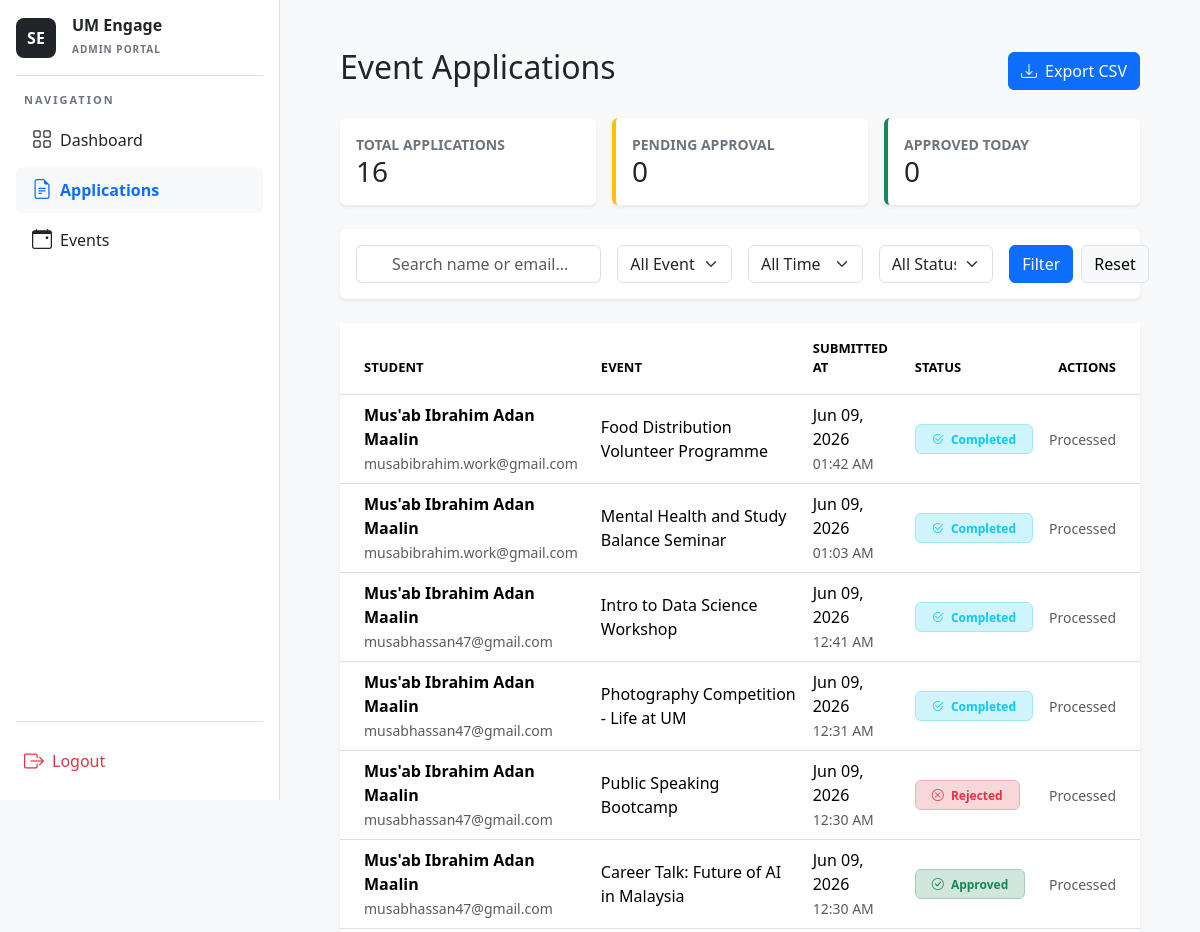
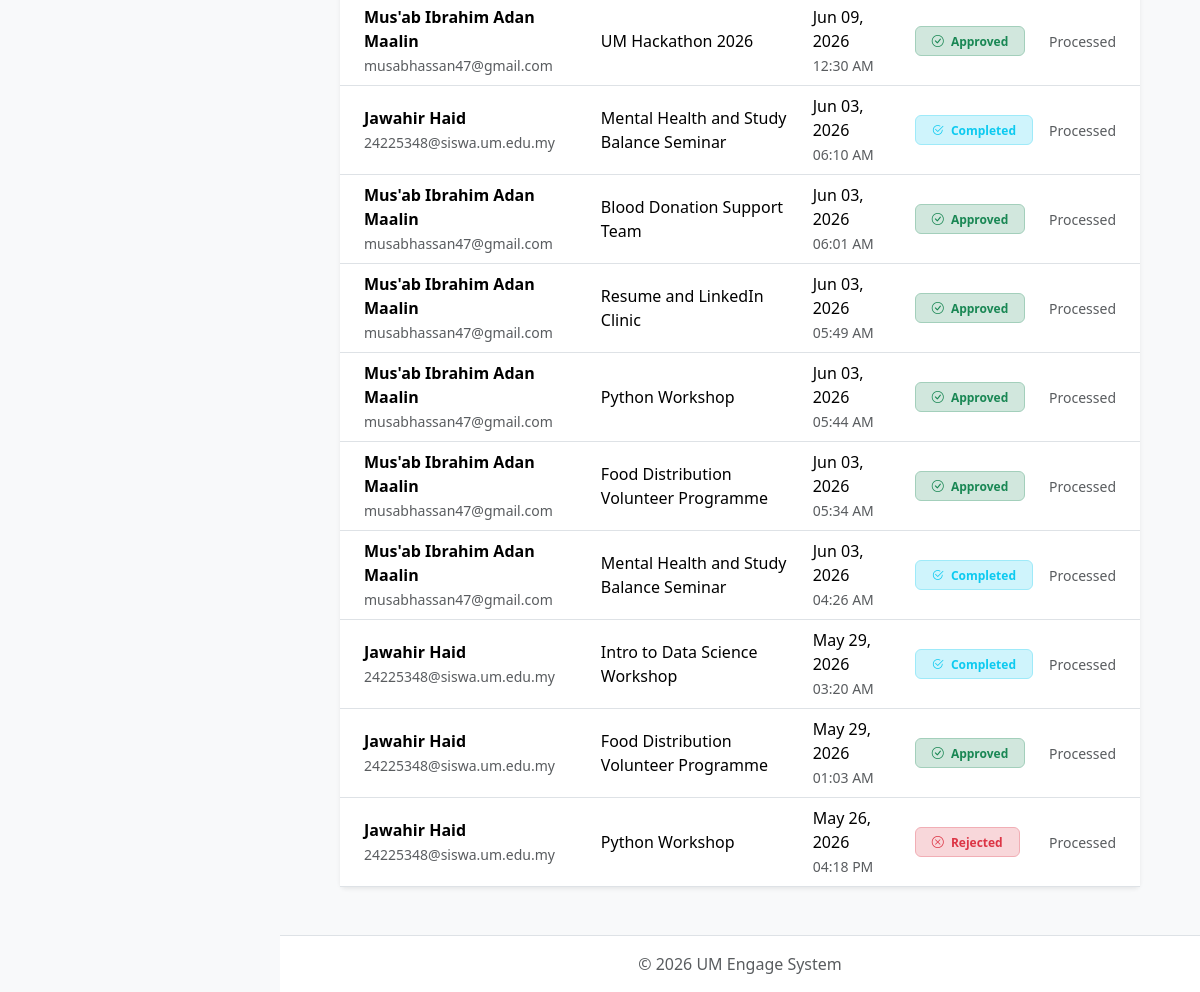
The page /admin-applications/ (signed in) on the database as committed earlier (2 pictures, top to bottom).
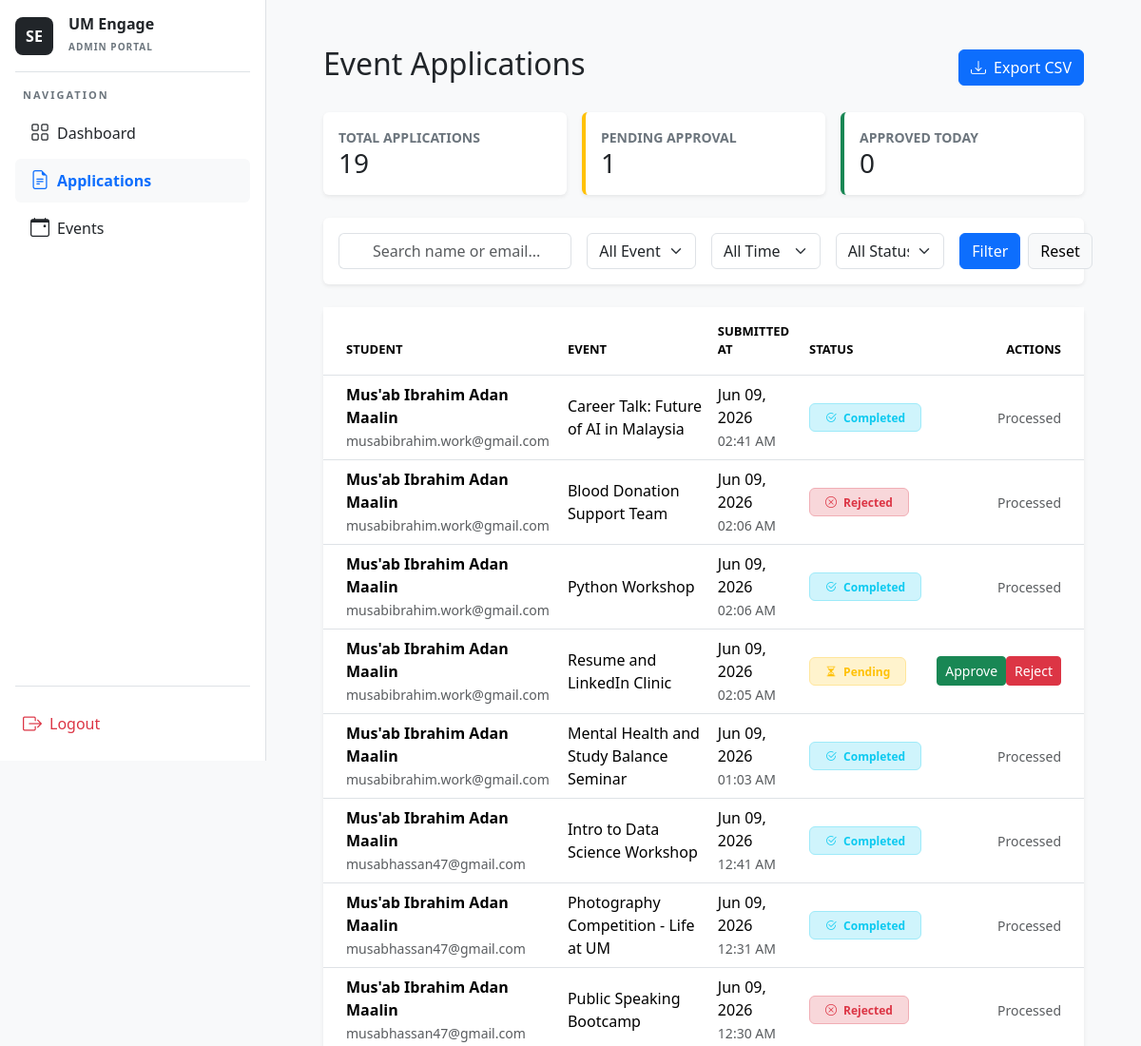
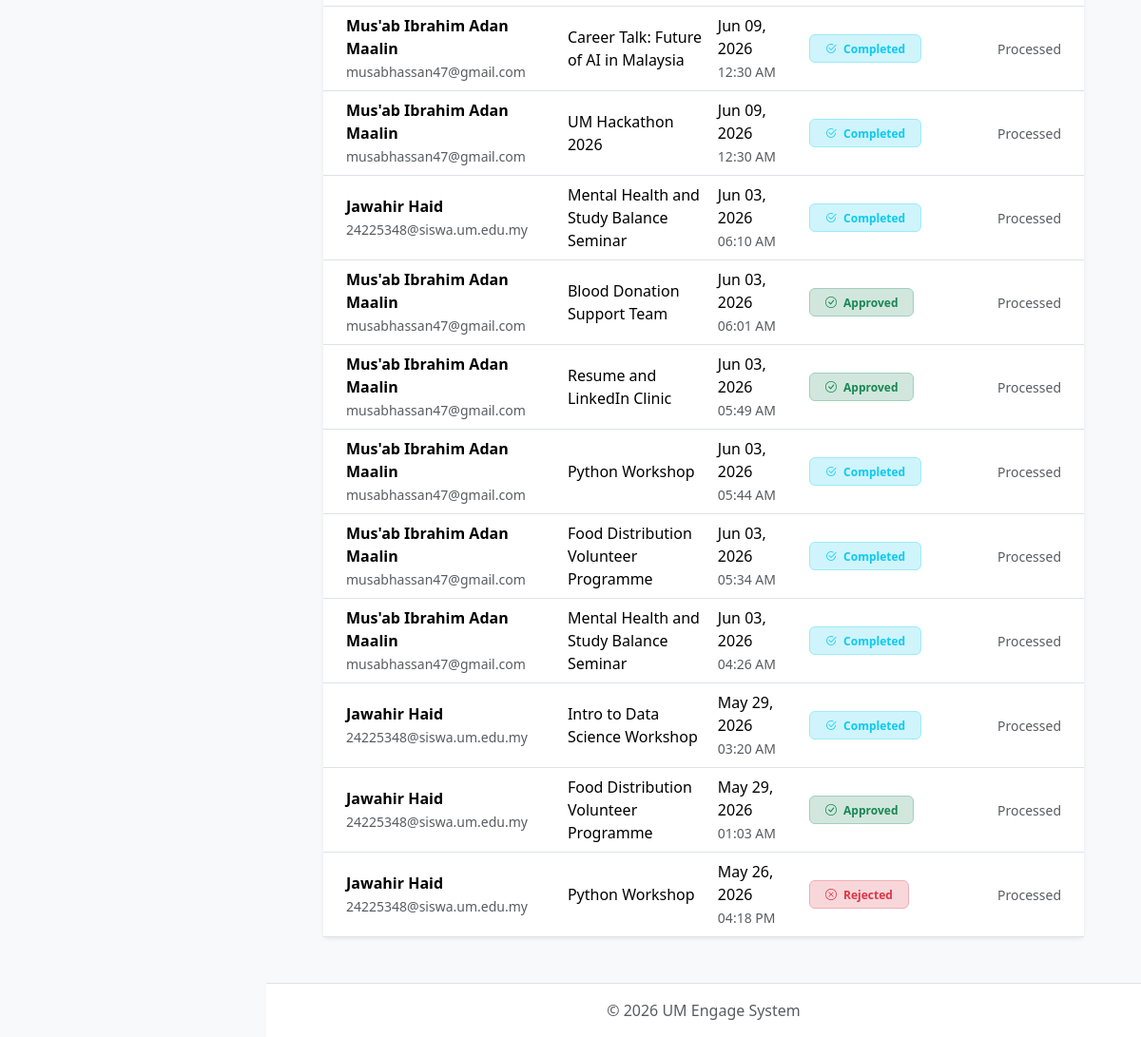
The same page on the database as committed later (2 pictures, top to bottom).
### core/models.py (models this page shows, shortened)
class Application(models.Model):
    APP_STATUS_CHOICES = [
        ('Pending', 'Pending'),
        ('Approved', 'Approved'),
        ('Completed', 'Completed'),
        ('Rejected', 'Rejected'),
    ]
    application_event = models.ForeignKey(Event, on_delete=models.CASCADE, related_name='applications')
    application_applicant = models.ForeignKey(User, on_delete=models.CASCADE, related_name='submitted_applications')
    event_ID = models.ForeignKey('Event', on_delete=models.CASCADE, null=True, blank=True)
    application_status = models.CharField(
        max_length=20,
        choices=APP_STATUS_CHOICES,
        default='Pending'
    )
    application_statement = models.TextField(blank=True, null=True)
    application_applied_on = models.DateTimeField(auto_now_add=True)
    attended = models.BooleanField(default=False)
    certificate = models.FileField(upload_to='certificates/', blank=True, null=True)

class Event(models.Model):
    APPROVAL_CHOICES = [
        ('Pending', 'Pending'),
        ('Approved', 'Approved'),
        ('Rejected', 'Rejected'),
    ]
    event_organizer = models.ForeignKey(User, on_delete=models.CASCADE, related_name='events')
    event_title = models.CharField(max_length=200)
    event_description = models.TextField()
    event_date = models.DateField()
    event_location = models.CharField(max_length=255)
    event_approval_status = models.CharField(
        max_length=20,
        choices=APPROVAL_CHOICES,
        default='Pending'
    )
    event_created_at = models.DateTimeField(auto_now_add=True)
    event_image = models.ImageField(upload_to='event_images/', blank=True, null=True)
    points_awarded = models.IntegerField(default=0)
    skill_tags = models.ManyToManyField('core.SkillTag', blank=True, related_name='events')
    event_capacity = models.PositiveIntegerField(
        default=0,
        help_text="Maximum number of attendees allowed"
    )
    event_category = models.CharField(max_length=100, default='General')

### core/views.py (the view)
# urls.py: path('admin-applications/', views.admin_applications, name='admin_applications'),
@admin_required
@never_cache
def admin_applications(request):
    today_date = timezone.now().date()
    search_query = request.GET.get('search', '')
    event_filter = request.GET.get('event', '')
    status_filter = request.GET.get('status', '')
    date_filter = request.GET.get('date_filter', '')
    applications = Application.objects.all().select_related('application_applicant', 'event_ID')
    local_now = timezone.now()
    start_of_day = local_now.replace(hour=0, minute=0, second=0, microsecond=0)
    end_of_day = local_now.replace(hour=23, minute=59, second=59, microsecond=999999)
    if search_query:
        applications = applications.filter(
            Q(application_applicant__username__icontains=search_query) |
            Q(application_applicant__email__icontains=search_query) |
            Q(application_applicant__first_name__icontains=search_query)
        )
    if event_filter:
        applications = applications.filter(event_ID_id=event_filter)
    if status_filter:
        applications = applications.filter(application_status=status_filter)
    if date_filter == 'today':
        now = timezone.now()
        start_of_day = now.replace(hour=0, minute=0, second=0, microsecond=0)
        end_of_day = now.replace(hour=23, minute=59, second=59, microsecond=999999)
        applications = applications.filter(application_applied_on__range=(start_of_day, end_of_day))
    elif date_filter == 'week':
        last_week = today_date - timedelta(days=7)
        applications = applications.filter(application_applied_on__date__gte=last_week)
    context = {
        'applications': applications.order_by('-application_applied_on'),
        'events': Event.objects.all(),
        'total_count': Application.objects.count(),
        'pending_count': Application.objects.filter(application_status='Pending').count(),
        'approved_today_count': Application.objects.filter(
            application_status='Approved',
            application_applied_on__range=(start_of_day, end_of_day)
        ).count(),
    }
    return render(request, 'admin_applications.html', context)

### core/Template/admin_applications.html (shortened to what this page needs)
{% extends "admin_base.html" %}
{% block content %}
<main class="flex-grow-1 p-4">
      <div class="container-fluid">
        <div class="d-flex justify-content-between align-items-center mb-4">
<h2>Event Applications</h2>
          <a href="{% url 'export_applications_csv' %}" class="btn btn-primary">
    <i class="bi bi-download me-2"></i>Export CSV
</a>
        </div>
        <div class="row g-3 mb-4">
          <div class="col-md-4">
            <div class="card border-0 shadow-sm p-3">
              <small class="text-secondary fw-bold">TOTAL APPLICATIONS</small>
              <h3 class="mb-0">{{ total_count }}</h3>
            </div>
          </div>
          <div class="col-md-4">
            <div class="card border-0 shadow-sm p-3 border-start border-warning border-4">
              <small class="text-secondary fw-bold">PENDING APPROVAL</small>
              <h3 class="mb-0">{{ pending_count }}</h3>
            </div>
          </div>
          <div class="col-md-4">
            <div class="card border-0 shadow-sm p-3 border-start border-success border-4">
              <small class="text-secondary fw-bold">APPROVED TODAY</small>
              <h3 class="mb-0">{{ approved_today_count }}</h3>
            </div>
          </div>
        </div>
        <div class="card border-0 shadow-sm mb-4">
  <div class="card-body">
    <form method="GET" action="{% url 'admin_applications' %}" class="row g-3">
      <div class="col-lg-4 col-md-12">
        <div class="input-group">
          <span class="input-group-text bg-white border-end-0"></span>
          <input type="text" name="search" class="form-control border-start-0" placeholder="Search name or email..." value="{{ request.GET.search }}">
        </div>
      </div>
      <div class="col-lg-2 col-md-4">
        <select name="event" class="form-select">
          <option value="">All Events</option>
        </select>
      </div>
      <div class="col-lg-2 col-md-4">
        <select name="date_filter" class="form-select">
          <option value="">All Time</option>
        </select>
      </div>
      <div class="col-lg-2 col-md-4">
        <select name="status" class="form-select">
          <option value="">All Status</option>
        </select>
      </div>
      <div class="col-lg-2 col-md-12 d-flex gap-2">
        <button type="submit" class="btn btn-primary w-100">Filter</button>
        <a href="{% url 'admin_applications' %}" class="btn btn-light border w-100">Reset</a>
      </div>
    </form>
  </div>
</div>
<div class="card border-0 shadow-sm">
  <div class="table-responsive">
    <table class="table table-hover align-middle mb-0">
      <thead class="bg-light">
        <tr class="text-secondary" style="font-size: 13px;">
          <th class="ps-4 py-3">STUDENT</th>
          <th class="py-3">EVENT</th>
          <th class="py-3">SUBMITTED AT</th>
          <th class="py-3">STATUS</th>
          <th class="text-end pe-4 py-3">ACTIONS</th>
        </tr>
      </thead>
      <tbody>
      {% for app in applications %}
        <tr>
          <td class="ps-4">
            <div class="fw-bold">{{ app.application_applicant.get_full_name|default:app.application_applicant.username }}</div>
<small class="text-muted">{{ app.application_applicant.email }}</small>
          </td>
          <td>{{ app.event_ID.event_title }}</td>
          <td>
  <div>{{ app.application_applied_on|date:"M d, Y" }}</div>
  <small class="text-muted">{{ app.application_applied_on|time:"h:i A" }}</small>
</td>
         <td>
      {% if app.application_status == 'Pending' %}
        <span class="badge bg-warning-subtle text-warning border border-warning-subtle px-3 py-2">
          <i class="bi bi-hourglass-split me-1"></i> Pending
        </span>
      {% elif app.application_status == 'Approved' %}
        <span class="badge bg-success-subtle text-success border border-success-subtle px-3 py-2">
          <i class="bi bi-check-circle me-1"></i> Approved
        </span>
      {% elif app.application_status == 'Completed' %}
        <span class="badge bg-info-subtle text-info border border-info-subtle px-3 py-2">
          <i class="bi bi-check2-circle me-1"></i> Completed
        </span>
      {% else %}
        <span class="badge bg-danger-subtle text-danger border border-danger-subtle px-3 py-2">
          <i class="bi bi-x-circle me-1"></i> Rejected
        </span>
      {% endif %}
    </td>
          <td class="text-end pe-4">
            {% if app.application_status == 'Pending' %}
      <div class="btn-group">
    <form action="{% url 'update_application_status' app.id 'Approved' %}" method="POST">
        <button type="submit" class="btn btn-sm btn-success">Approve</button></i>
    </form>
    <form action="{% url 'update_application_status' app.id 'Rejected' %}" method="POST">
        <button type="submit" class="btn btn-danger btn-sm">Reject</button>
    </form>
      </div>
      {% else %}
      <span class="text-muted small">Processed</span>
      {% endif %}
    </td>
  </tr>
  {% empty %}
        <tr>
          <td colspan="5" class="text-center py-5 text-muted">No applications found.</td>
        </tr>
        {% endfor %}
      </tbody>
        </table>
      </div>
    </div>
  </div>
</main>
{% endblock %}

### core/Template/admin_base.html (shortened to what this page needs)
<!DOCTYPE html>
<html lang="en">
{% load static %}
<head>
  <link href="https://cdn.jsdelivr.net/npm/bootstrap@5.3.3/dist/css/bootstrap.min.css" rel="stylesheet" />
  <link rel="stylesheet" href="https://cdn.jsdelivr.net/npm/bootstrap-icons@1.11.3/font/bootstrap-icons.min.css" />
</head>
<body class="bg-light">
<div class="d-flex">
  <div class="d-flex flex-column flex-shrink-0 p-3 bg-white border-end sidebar">
    <div class="d-flex align-items-center pb-3 mb-3 border-bottom">
      <div class="bg-dark text-white d-flex align-items-center justify-content-center rounded-3 fw-bold" style="width: 40px; height: 40px;">
        SE
      </div>
      <div class="ms-3 text-dark">
        <h6 class="mb-0 fw-bold">UM Engage</h6>
        <small class="text-secondary text-uppercase fw-semibold" style="font-size: 10px; letter-spacing: 1px;">Admin Portal</small>
      </div>
    </div>
    <div class="text-secondary fw-bold mb-2 ps-2" style="font-size: 11px; letter-spacing: 2px;">
      NAVIGATION
    </div>
    <ul class="nav nav-pills flex-column mb-3">
      <li class="nav-item">
        <a href="{% url 'admin_dashboard' %}" class="nav-link d-flex align-items-center gap-2 mb-1
           {% if request.resolver_match.url_name == 'admin_dashboard' %}active{% else %}link-dark{% endif %}">
          <i class="bi bi-grid fs-5"></i>
          Dashboard
        </a>
      </li>
      <li class="nav-item">
        <a href="{% url 'admin_applications' %}" class="nav-link d-flex align-items-center gap-2 mb-1
           {% if request.resolver_match.url_name == 'admin_applications' %}active{% else %}link-dark{% endif %}">
          <i class="bi bi-file-earmark-text fs-5"></i>
          Applications
        </a>
      </li>
      <li class="nav-item">
        <a href="{% url 'admin_events' %}" class="nav-link d-flex align-items-center gap-2 mb-1
           {% if request.resolver_match.url_name == 'admin_events' %}active{% else %}link-dark{% endif %}">
          <i class="bi bi-calendar-event fs-5"></i>
          Events
        </a>
      </li>
    </ul>
    <div class="mt-auto pt-3 border-top">
      <a href="{% url 'accounts:logout' %}" class="nav-link link-danger d-flex align-items-center gap-2 p-2 rounded">
        <i class="bi bi-box-arrow-right fs-5"></i>
        <span>Logout</span>
      </a>
    </div>
  </div>
  <div class="flex-grow-1 d-flex flex-column" style="min-height: 100vh;">
    <main class="p-4 flex-grow-1">
        {% block content %}{% endblock %}
    </main>
    <footer class="py-3 text-center text-muted border-top bg-white">
        &copy; 2026 UM Engage System
    </footer>
  </div>
</div>
</body>
</html>

### core/Template/admin_base.html (style rules this page uses)
.nav-pills .nav-link.active { font-weight: bold; background-color: #f8f9fa; color: #0d6efd; }
.sidebar { min-width: 280px; max-width: 280px; height: 100vh; position: sticky; top: 0; }

Rows that differ between the two databases and show on the page:
removed Application: application_applicant.get_full_name "Mus'ab Ibrahim Adan Maalin", application_applicant.email "musabibrahim.work@gmail.com", event_ID.event_title "Food Distribution Volunteer Programme", application_applied_on "Jun 09, 2026", application_applied_on "01:42 AM", application_status "Completed" (drawn)
added Application: application_applicant.get_full_name "Mus'ab Ibrahim Adan Maalin", application_applicant.email "musabibrahim.work@gmail.com", event_ID.event_title "Career Talk: Future of AI in Malaysia", application_applied_on "Jun 09, 2026", application_applied_on "02:41 AM", application_status "Completed" (drawn)
added Application: application_applicant.get_full_name "Mus'ab Ibrahim Adan Maalin", application_applicant.email "musabibrahim.work@gmail.com", event_ID.event_title "Blood Donation Support Team", application_applied_on "Jun 09, 2026", application_applied_on "02:06 AM", application_status "Rejected" (drawn)
added Application: application_applicant.get_full_name "Mus'ab Ibrahim Adan Maalin", application_applicant.email "musabibrahim.work@gmail.com", event_ID.event_title "Python Workshop", application_applied_on "Jun 09, 2026", application_applied_on "02:06 AM", application_status "Completed" (drawn)
added Application: application_applicant.get_full_name "Mus'ab Ibrahim Adan Maalin", application_applicant.email "musabibrahim.work@gmail.com", event_ID.event_title "Resume and LinkedIn Clinic", application_applied_on "Jun 09, 2026", application_applied_on "02:05 AM", application_status "Pending" (drawn)
changed Application (number 9 of 19 on the later page): application_status "Approved" → "Completed"
changed Application "UM Hackathon 2026": application_status "Approved" → "Completed"
changed Application "05:44 AM": application_status "Approved" → "Completed"
changed Application "05:34 AM": application_status "Approved" → "Completed"
Other text that changed with them:
{{ total_count }}: "16" → "19"
{{ pending_count }}: "0" → "1"
